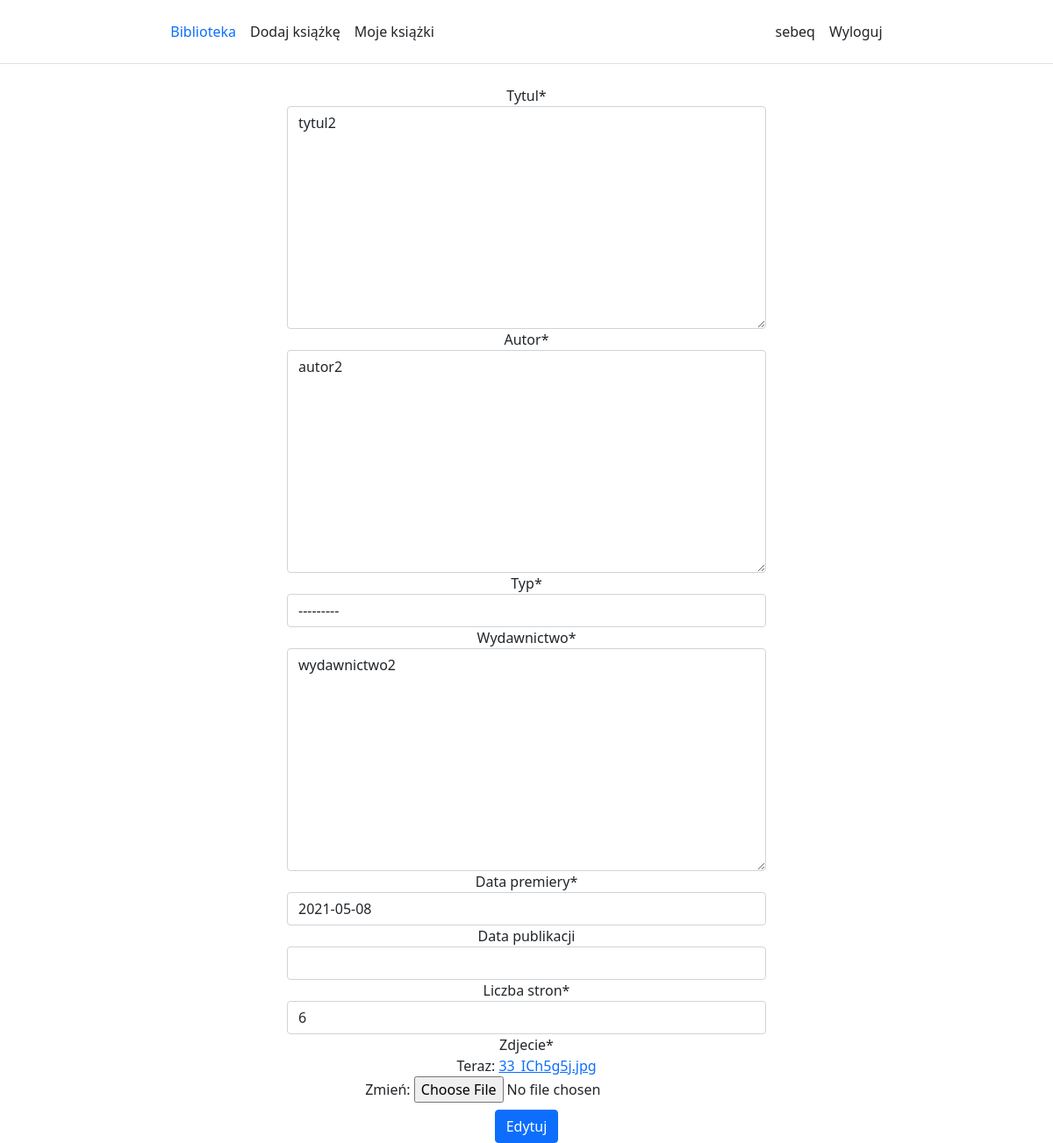
Before: /edytuj/2 (signed in) with the older database file.
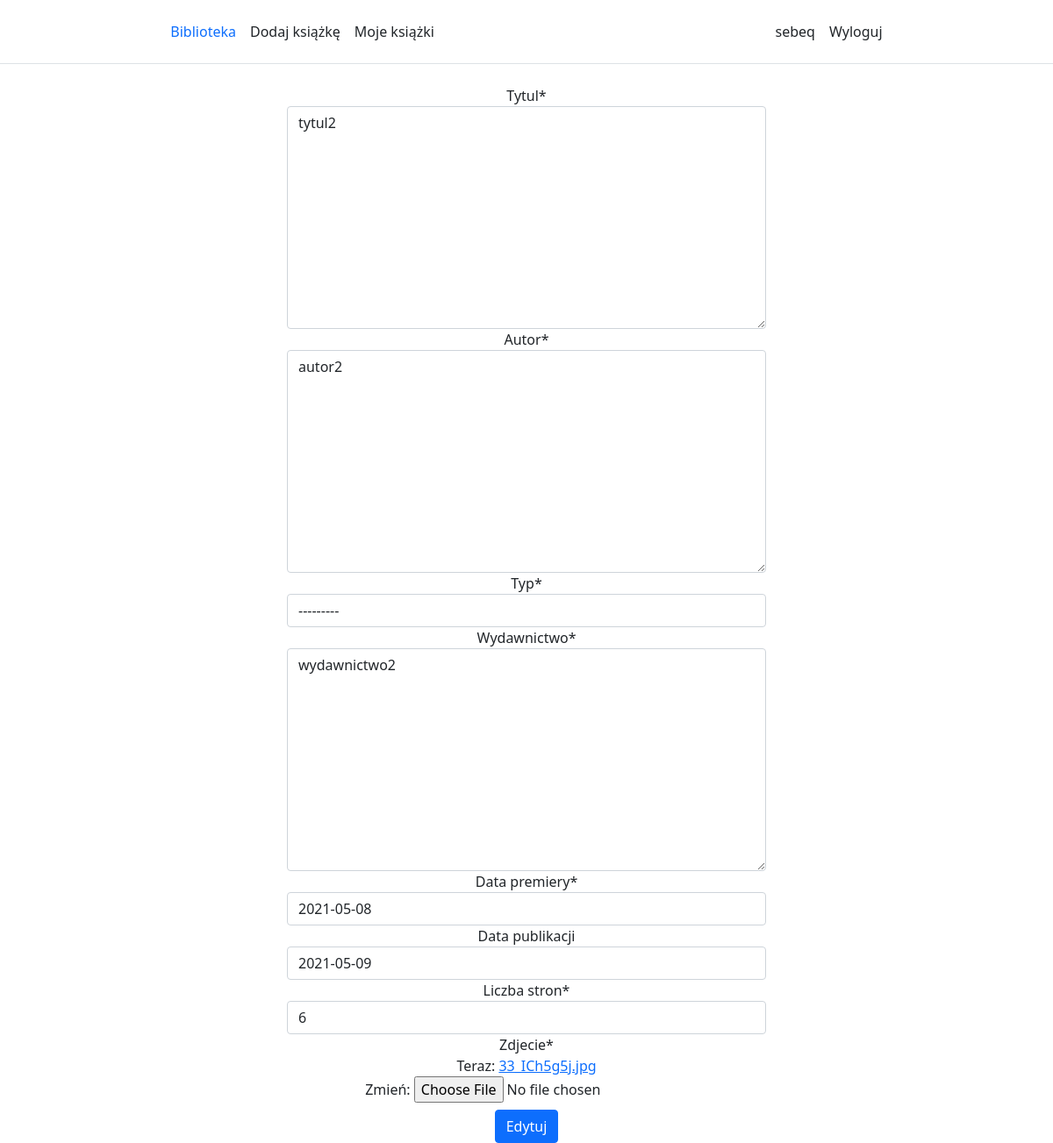
After: the same page with the newer database file.
### Biblioteka/models.py (models this page shows, shortened)
class Book(SoftDeleteObject, models.Model):
    MIEKKA = "Miękka"
    TWARDA = "Twarda"
    TYPE_OF_BOOK_CHOICES = [
        (MIEKKA, "Miękka"),
        (TWARDA, "Twarda"),
    ]
    tytul = models.TextField()
    autor = models.TextField()
    typ = models.CharField(
        max_length=6,
        choices=TYPE_OF_BOOK_CHOICES,
    )
    wydawnictwo = models.TextField()
    data_premiery = models.DateField()
    data_publikacji = models.DateField(default=None, null=True, blank=True)
    liczba_stron = models.IntegerField()
    uzytkownik = models.ForeignKey(User, on_delete=models.CASCADE)
    zdjecie = models.ImageField(upload_to='book_pics')

### Biblioteka/views.py (the view, shortened to what this page needs)
# urls.py: path('edytuj/<int:pk>', views.EdycjaKsiazki.as_view(), name="edytuj"),
class EdycjaKsiazki(LoginRequiredMixin, UserPassesTestMixin, UpdateView):
    model = Book
    fields = ['tytul', 'autor', 'typ', 'wydawnictwo', 'data_premiery', 'data_publikacji', 'liczba_stron', 'zdjecie']
    template_name = "Biblioteka/edytuj.html"
    def test_func(self):
        book = self.get_object()
        if self.request.user == book.uzytkownik:
            return True
        return False

### Biblioteka/templates/Biblioteka/edytuj.html (shortened to what this page needs)
{% extends 'Biblioteka/base.html' %}
{% load crispy_forms_tags %}
{% block content %}
<div class="container">
<div class="row justify-content-center">
<div class="col-6 text-center">
<form method="post">
    {{ form|crispy }}
    <button type="submit" class="btn btn-primary mt-2">Edytuj</button>
</form>
</div>
</div>
</div>
{% endblock content %}

Changed rows visible on the page:
changed Book "tytul2": data_publikacji (not shown) → "2021-05-09"
